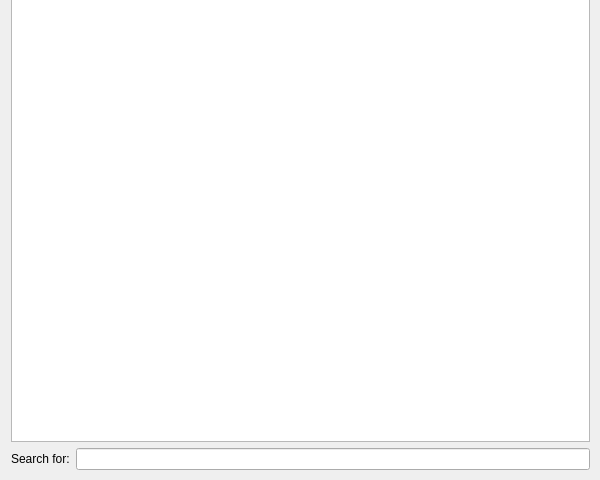
<?xml version="1.0" encoding="UTF-8"?>
<ui version="4.0">
 <class>HelpForm</class>
 <widget class="QWidget" name="HelpForm">
  <property name="geometry">
   <rect>
    <x>0</x>
    <y>0</y>
    <width>600</width>
    <height>480</height>
   </rect>
  </property>
  <property name="windowTitle">
   <string>Help</string>
  </property>
  <widget class="QWidget" name="">
   <property name="geometry">
    <rect>
     <x>0</x>
     <y>-50</y>
     <width>601</width>
     <height>531</height>
    </rect>
   </property>
   <layout class="QVBoxLayout" name="verticalLayout">
    <property name="sizeConstraint">
     <enum>QLayout::SetMaximumSize</enum>
    </property>
    <item>
     <widget class="QTextBrowser" name="textBrowser">
      <property name="sizePolicy">
       <sizepolicy hsizetype="Preferred" vsizetype="Preferred">
        <horstretch>0</horstretch>
        <verstretch>0</verstretch>
       </sizepolicy>
      </property>
     </widget>
    </item>
    <item>
     <layout class="QHBoxLayout" name="_2">
      <property name="sizeConstraint">
       <enum>QLayout::SetMinAndMaxSize</enum>
      </property>
      <item>
       <widget class="QLabel" name="textLabel1">
        <property name="text">
         <string>Search for:</string>
        </property>
        <property name="wordWrap">
         <bool>false</bool>
        </property>
       </widget>
      </item>
      <item>
       <widget class="QLineEdit" name="SearchString">
        <property name="toolTip">
         <string>Type a search string here, press &quot;Enter&quot; to find next case</string>
        </property>
       </widget>
      </item>
     </layout>
    </item>
   </layout>
  </widget>
 </widget>
 <layoutdefault spacing="6" margin="11"/>
 <pixmapfunction>qPixmapFromMimeSource</pixmapfunction>
 <resources/>
 <connections>
  <connection>
   <sender>SearchString</sender>
   <signal>textChanged(QString)</signal>
   <receiver>HelpForm</receiver>
   <slot>helpSearchString()</slot>
   <hints>
    <hint type="sourcelabel">
     <x>20</x>
     <y>20</y>
    </hint>
    <hint type="destinationlabel">
     <x>20</x>
     <y>20</y>
    </hint>
   </hints>
  </connection>
  <connection>
   <sender>SearchString</sender>
   <signal>returnPressed()</signal>
   <receiver>HelpForm</receiver>
   <slot>helpSearchString()</slot>
   <hints>
    <hint type="sourcelabel">
     <x>20</x>
     <y>20</y>
    </hint>
    <hint type="destinationlabel">
     <x>20</x>
     <y>20</y>
    </hint>
   </hints>
  </connection>
 </connections>
</ui>
